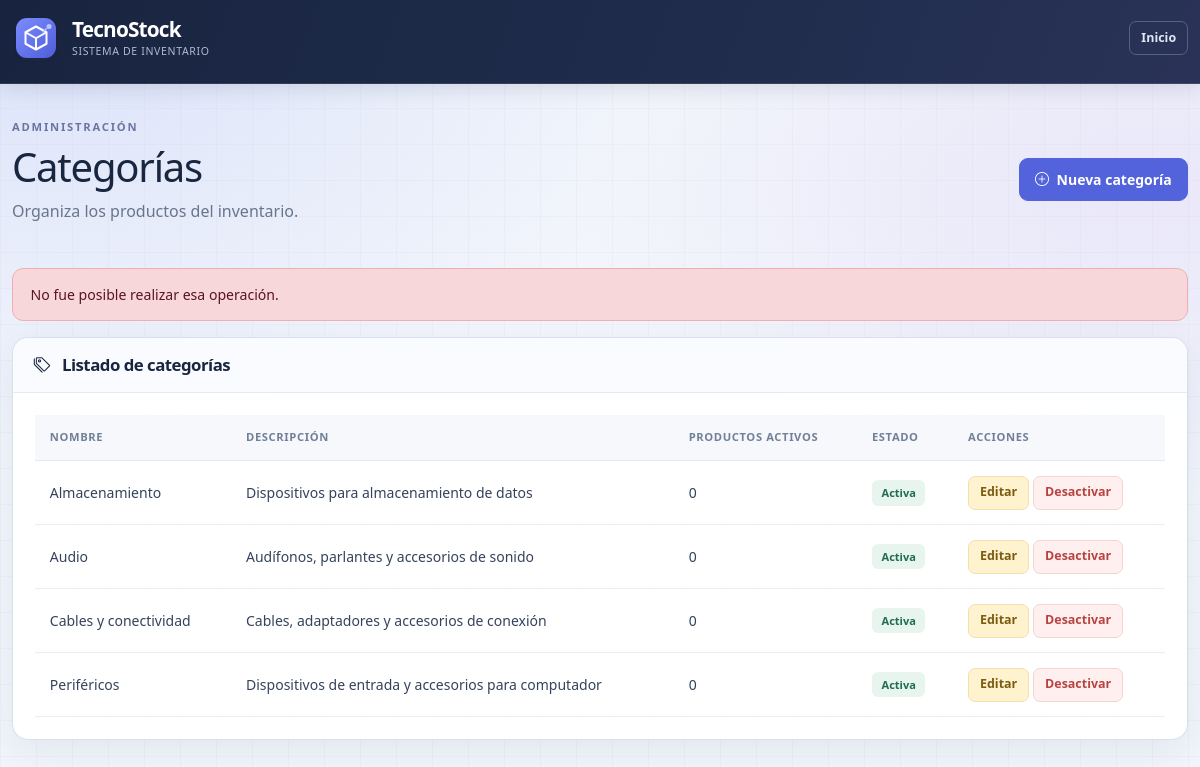
The app's page /categorias/listar.php?error=1 (signed in) with its own data.
### tables this page shows
CREATE TABLE IF NOT EXISTS categorias (
    id_categoria INT AUTO_INCREMENT PRIMARY KEY,
    nombre VARCHAR(100) NOT NULL UNIQUE,
    descripcion VARCHAR(255),
    estado TINYINT(1) NOT NULL DEFAULT 1
);

### categorias/listar.php (the view, shortened to what this page needs)
<?php
require_once '../config/conexion.php';
$sql = 'SELECT
            c.id_categoria,
            c.nombre,
            c.descripcion,
            c.estado,
            COUNT(p.id_producto) AS productos_activos
        FROM categorias c
        LEFT JOIN productos p
            ON p.id_categoria = c.id_categoria
            AND p.estado = 1
        GROUP BY
            c.id_categoria,
            c.nombre,
            c.descripcion,
            c.estado
        ORDER BY c.estado DESC, c.nombre';
$categorias = $pdo
    ->query($sql)
    ->fetchAll();
?>
<!doctype html>
<html lang="es">
<head>
    <link href="https://cdn.jsdelivr.net/npm/bootstrap@5.3.3/dist/css/bootstrap.min.css" rel="stylesheet">
    <link rel="stylesheet" href="https://cdn.jsdelivr.net/npm/bootstrap-icons@1.11.3/font/bootstrap-icons.min.css">
    <link rel="stylesheet" href="../assets/css/estilos.css">
</head>
<body>
    <nav class="barra-principal">
        <div class="container d-flex justify-content-between align-items-center">
            <a href="../index.php" class="marca">
                <img src="../assets/img/logo-tecnostock.svg" class="marca-logo" alt="Logo TecnoStock">
                <span class="marca-texto">
                    TecnoStock
                    <small>Sistema de inventario</small>
                </span>
            </a>
            <a href="../index.php" class="btn btn-salir btn-sm">Inicio</a>
        </div>
    </nav>
    <main class="container contenido-principal">
        <div class="page-heading">
            <div>
                <div class="eyebrow">Administración</div>
                <h1>Categorías</h1>
                <p class="subtitulo">Organiza los productos del inventario.</p>
            </div>
            <a href="crear.php" class="btn btn-primary">
                <i class="bi bi-plus-circle me-1"></i>
                Nueva categoría
            </a>
        </div>
        <?php if (isset($_GET['error'])): ?>
            <div class="alert alert-danger">No fue posible realizar esa operación.</div>
        <?php endif; ?>
        <section class="card">
            <div class="card-header">
                <h2 class="section-title">
                    <i class="bi bi-tags me-2"></i>
                    Listado de categorías
                </h2>
            </div>
            <div class="card-body">
                <div class="table-responsive">
                    <table class="table">
                        <thead>
                            <tr>
                                <th>Nombre</th>
                                <th>Descripción</th>
                                <th>Productos activos</th>
                                <th>Estado</th>
                                <th>Acciones</th>
                            </tr>
                        </thead>
                        <tbody>
                            <?php foreach ($categorias as $categoria): ?>
                                <tr>
                                    <td><?= htmlspecialchars($categoria['nombre'], ENT_QUOTES, 'UTF-8') ?></td>
                                    <td><?= htmlspecialchars($categoria['descripcion'] ?? '', ENT_QUOTES, 'UTF-8') ?></td>
                                    <td><?= (int) $categoria['productos_activos'] ?></td>
                                    <td>
                                        <?php if ($categoria['estado']): ?>
                                            <span class="badge text-bg-success">Activa</span>
                                        <?php else: ?>
                                            <span class="badge text-bg-secondary">Inactiva</span>
                                        <?php endif; ?>
                                    </td>
                                    <td>
                                        <div class="d-flex flex-wrap gap-1">
                                            <?php if ($categoria['estado']): ?>
                                                <a href="editar.php?id=<?= (int) $categoria['id_categoria'] ?>" class="btn btn-warning btn-sm">Editar</a>
                                                <form action="desactivar.php" method="post">
                                                    <button class="btn btn-danger btn-sm" type="submit">Desactivar</button>
                                                </form>
                                            <?php endif; ?>
                                        </div>
                                    </td>
                                </tr>
                            <?php endforeach; ?>
                        </tbody>
                    </table>
                </div>
            </div>
        </section>
    </main>
</body>
</html>

### assets/css/estilos.css (style rules this page uses)
:root { --tinta: #192640; --suave: #68758b; --azul: #5363db; --azul-oscuro: #414fc0; --verde: #25826a; --linea: #e5e9f3; --fondo: #f2f5fb; --sombra: 0 12px 36px rgba(31, 47, 82, 0.075); --bs-primary: #5363db; --bs-primary-rgb: 83, 99, 219; --bs-body-color: #192640; --bs-body-font-family: "Segoe UI", system-ui, -apple-system, BlinkMacSystemFont, sans-serif; }
body { min-height: 100vh; color: var(--tinta); background-color: var(--fondo); background-image: radial-gradient(ellipse at 5% 4%, rgba(153, 172, 247, 0.24), transparent 38%), radial-gradient(ellipse at 96% 24%, rgba(193, 167, 240, 0.18), transparent 35%), linear-gradient(rgba(94, 113, 153, 0.04) 1px, transparent 1px), linear-gradient(90deg, rgba(94, 113, 153, 0.04) 1px, transparent 1px); background-size: auto, auto, 36px 36px, 36px 36px; background-attachment: fixed; -webkit-font-smoothing: antialiased; }
a { color: var(--azul); text-underline-offset: 3px; }
h1, h2, h3, h4, h5 { color: var(--tinta); letter-spacing: -0.03em; }
.container, .contenedor-principal { max-width: 1280px; }
.barra-principal { min-height: 84px; padding: 0.9rem 0; background: linear-gradient(110deg, #18243f, #202d4d 65%, #2a3357); border-bottom: 1px solid rgba(255, 255, 255, 0.1); box-shadow: 0 4px 20px rgba(17, 31, 57, 0.12); }
.marca { display: inline-flex; align-items: center; gap: 0.75rem; color: white !important; text-decoration: none; }
.marca-logo { width: 48px; height: 48px; flex: 0 0 48px; }
.marca-texto { display: block; font-size: 1.3rem; font-weight: 750; letter-spacing: -0.04em; line-height: 1.05; }
.marca-texto small { display: block; margin-top: 5px; color: #aebad3; font-size: 0.66rem; font-weight: 500; letter-spacing: 0.06em; text-transform: uppercase; }
.btn-salir { border: 1px solid #55627f; color: #e0e6f3; background: transparent; }
.contenido-principal { padding-top: 2.2rem; padding-bottom: 1.5rem; }
.page-heading { display: flex; justify-content: space-between; align-items: center; flex-wrap: wrap; gap: 1rem; margin-bottom: 1.8rem; }
.eyebrow { margin-bottom: 0.45rem; color: #6b76a0; font-size: 0.7rem; font-weight: 750; letter-spacing: 0.16em; text-transform: uppercase; }
.subtitulo, .ayuda { color: var(--suave); }
.card, .panel { overflow: hidden; border: 1px solid rgba(213, 221, 237, 0.92); border-radius: 16px; background: rgba(255, 255, 255, 0.94); box-shadow: var(--sombra); }
.card-header { padding: 1.05rem 1.3rem; border-color: var(--linea); background: rgba(250, 251, 254, 0.86); }
.card-body { padding: 1.35rem; }
.section-title { margin: 0; font-size: 1.05rem; font-weight: 700; }
.btn { border-radius: 9px; padding: 0.62rem 0.95rem; font-size: 0.875rem; font-weight: 600; }
.btn-sm { padding: 0.42rem 0.68rem; font-size: 0.78rem; border-radius: 7px; }
.btn-primary { --bs-btn-bg: #5363db; --bs-btn-border-color: #5363db; --bs-btn-hover-bg: #414fc0; --bs-btn-hover-border-color: #414fc0; }
.btn-warning { --bs-btn-bg: #fff2ce; --bs-btn-border-color: #f2dfab; --bs-btn-color: #7b5b0e; --bs-btn-hover-bg: #ffe8a8; --bs-btn-hover-border-color: #e2c56b; --bs-btn-hover-color: #694a00; }
.btn-danger { --bs-btn-bg: #fff0ef; --bs-btn-border-color: #f4d4d0; --bs-btn-color: #b74440; --bs-btn-hover-bg: #f9dfdc; --bs-btn-hover-border-color: #e7b1ac; --bs-btn-hover-color: #9d2f2a; }
.table { --bs-table-bg: transparent; --bs-table-color: #34435d; --bs-table-border-color: #e9edf5; --bs-table-hover-bg: #f7f9ff; margin-bottom: 0; font-size: 0.875rem; }
.table > :not(caption) > * > * { padding: 0.9rem 0.95rem; vertical-align: middle; }
.table thead th { color: #718099; background: #f6f8fc; border-bottom: 1px solid var(--linea); font-size: 0.7rem; font-weight: 700; text-transform: uppercase; letter-spacing: 0.055em; white-space: nowrap; }
.badge { border-radius: 6px; padding: 0.45rem 0.6rem; font-size: 0.69rem; font-weight: 600; }
.text-bg-success { color: #216c53 !important; background-color: #e8f5ee !important; }
.alert { border-radius: 11px; padding: 0.95rem 1.1rem; font-size: 0.88rem; }

### records on screen
categorias: nombre "Almacenamiento", descripcion "Dispositivos para almacenamiento de datos", productos_activos "0", estado "Activa"
categorias: nombre "Audio", descripcion "Audífonos, parlantes y accesorios de sonido", productos_activos "0", estado "Activa"
categorias: nombre "Cables y conectividad", descripcion "Cables, adaptadores y accesorios de conexión", productos_activos "0", estado "Activa"
categorias: nombre "Periféricos", descripcion "Dispositivos de entrada y accesorios para computador", productos_activos "0", estado "Activa"
